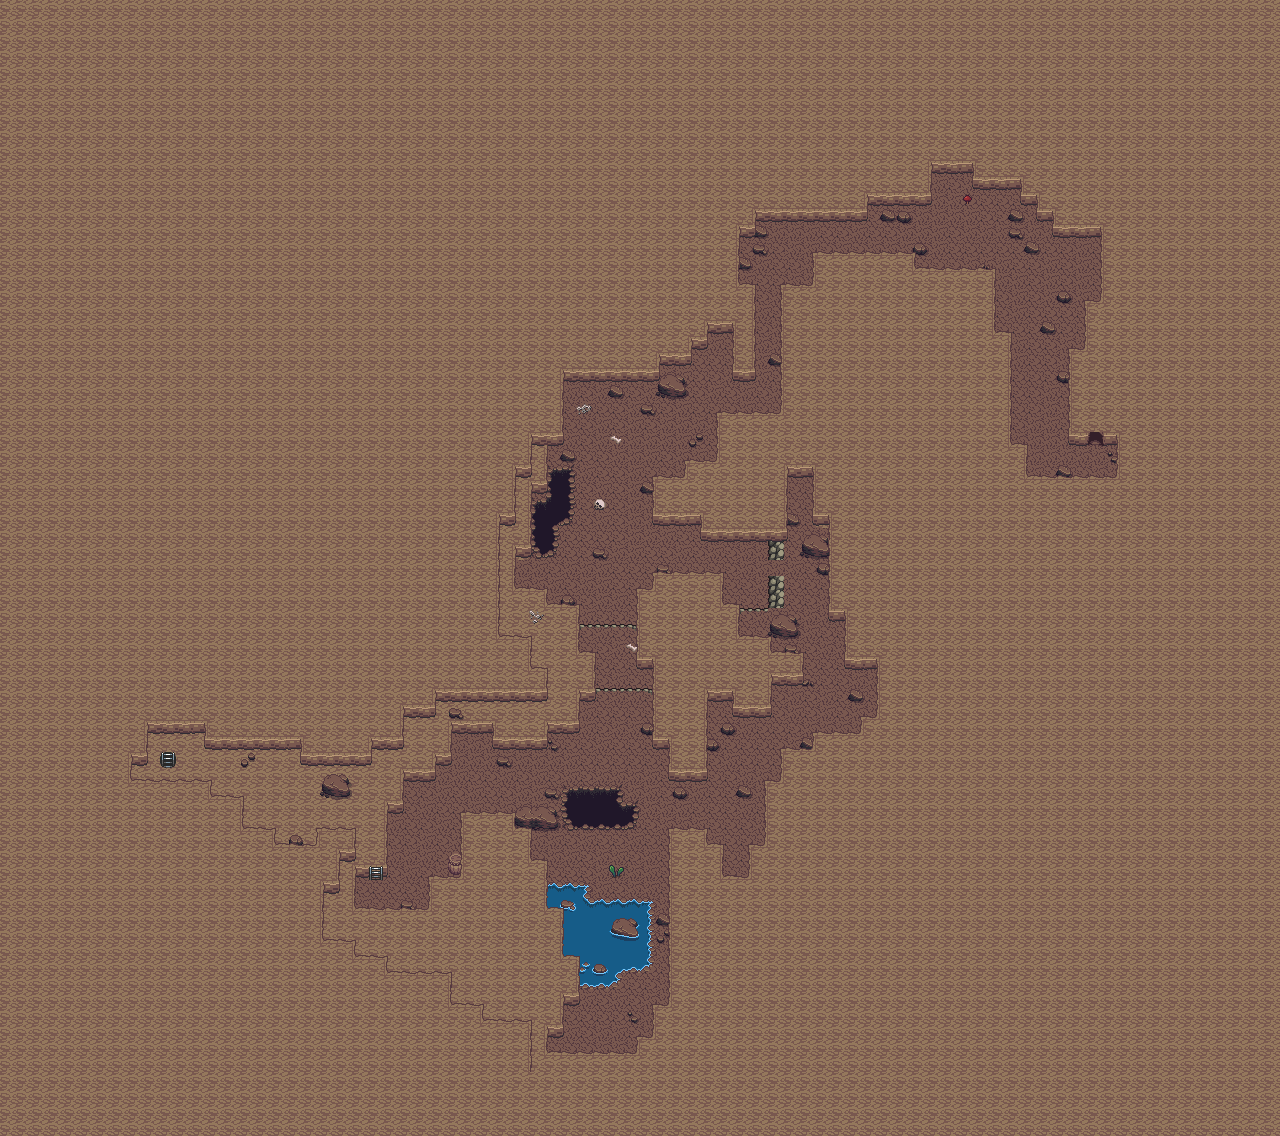

A level layout from a 2D game, rendered from its tile map. Below: a short description, then the map file with tile-grid data replaced by summaries:
An orthogonal 80x71 tile map with 16x16 px tiles, 5 tile layers (base_floor, under_player, under_player_2, over_player_1, ...), 4 tilesets and 140 objects (130x collision, 6x event, 3x collision-line, init).

<map version="1.8" tiledversion="1.8.0" orientation="orthogonal" renderorder="right-down" compressionlevel="0" width="80" height="71" tilewidth="16" tileheight="16" infinite="0" nextlayerid="8" nextobjectid="203">
 <tileset firstgid="1" name="Cave_Tiles_by_ArMM1998_(Tuxemon_Style)" tilewidth="16" tileheight="16" tilecount="160" columns="16">
  <image source="../gfx/tilesets/Cave_Tiles_by_ArMM1998_(Tuxemon_Style).png" width="256" height="160" />
 </tileset>
 <tileset firstgid="372" source="../gfx/tilesets/core_city_and_country.tsx" />
 <tileset firstgid="1812" name="ladders" tilewidth="16" tileheight="16" tilecount="4" columns="2">
  <image source="../gfx/tilesets/ladders.png" width="32" height="32" />
 </tileset>
 <tileset firstgid="1816" name="Cave_Tiles_by_George_" tilewidth="16" tileheight="16" tilecount="154" columns="14">
  <image source="../gfx/tilesets/Cave_Tiles_by_George_.png" width="224" height="181" />
 </tileset>
 <layer id="1" name="base_floor" width="80" height="71">
  <data>[5680 cells, 5679 non-empty, 24 distinct tile ids]</data>
 </layer>
 <layer id="2" name="under_player" width="80" height="71">
  <data>[5680 cells, 80 non-empty, 29 distinct tile ids]</data>
 </layer>
 <layer id="3" name="under_player_2" width="80" height="71">
  <data>[5680 cells, 20 non-empty, 10 distinct tile ids]</data>
 </layer>
 <layer id="4" name="over_player_1" width="80" height="71">
  <data>[5680 cells, 1549 non-empty, 15 distinct tile ids]</data>
 </layer>
 <layer id="5" name="over_player_2" width="80" height="71">
  <data>[5680 cells, 405 non-empty, 10 distinct tile ids]</data>
 </layer>
 <objectgroup color="#ff0000" id="7" name="Collision" visible="0">
  <object id="14" type="collision" x="928" y="112" width="208" height="64" />
  <object id="15" type="collision" x="976" y="176" width="48" height="16" />
  <object id="16" type="collision" x="1024" y="176" width="16" height="32" />
  <object id="17" type="collision" x="1040" y="176" width="16" height="48" />
  <object id="18" type="collision" x="1056" y="176" width="80" height="64" />
  <object id="24" type="collision" x="1120" y="448" width="16" height="32" />
  <object id="28" type="collision" x="720" y="448" width="304" height="32" />
  <object id="29" type="collision" x="720" y="416" width="288" height="32" />
  <object id="30" type="collision" x="784" y="336" width="224" height="80" />
  <object id="31" type="collision" x="816" y="272" width="176" height="64" />
  <object id="32" type="collision" x="784" y="288" width="32" height="48" />
  <object id="33" type="collision" x="816" y="256" width="96" height="16" />
  <object id="34" type="collision" x="784" y="480" width="352" height="48" />
  <object id="35" type="collision" x="832" y="528" width="304" height="96" />
  <object id="36" type="collision" x="848" y="624" width="288" height="48" />
  <object id="37" type="collision" x="880" y="672" width="16" height="64" />
  <object id="38" type="collision" x="864" y="720" width="16" height="16" />
  <object id="39" type="collision" x="800" y="736" width="96" height="16" />
  <object id="40" type="collision" x="784" y="752" width="112" height="48" />
  <object id="41" type="collision" x="768" y="784" width="16" height="64" />
  <object id="42" type="collision" x="752" y="848" width="32" height="32" />
  <object id="44" type="collision" x="704" y="848" width="16" height="32" />
  <object id="45" type="collision" x="704" y="880" width="80" height="16" />
  <object id="47" type="collision" x="672" y="832" width="32" height="176" />
  <object id="48" type="collision" x="656" y="912" width="16" height="32" />
  <object id="49" type="collision" x="560" y="896" width="96" height="64" />
  <object id="50" type="collision" x="544" y="880" width="48" height="16" />
  <object id="51" type="collision" x="656" y="1008" width="48" height="32" />
  <object id="52" type="collision" x="640" y="1040" width="48" height="32" />
  <object id="53" type="collision" x="528" y="1056" width="112" height="16" />
  <object id="54" type="collision" x="704" y="480" width="80" height="64" />
  <object id="55" type="collision" x="656" y="480" width="48" height="48" />
  <object id="56" type="collision" x="688" y="464" width="32" height="16" />
  <object id="57" type="collision" x="752" y="112" width="176" height="96" />
  <object id="58" type="collision" x="752" y="208" width="112" height="16" />
  <object id="59" type="collision" x="736" y="112" width="16" height="160" />
  <object id="60" type="collision" x="736" y="288" width="16" height="96" />
  <object id="61" type="collision" x="704" y="112" width="32" height="224" />
  <object id="66" type="collision" x="80" y="112" width="624" height="16" />
  <object id="67" type="collision" x="80" y="128" width="16" height="944" />
  <object id="68" type="collision" x="96" y="1056" width="432" height="16" />
  <object id="70" type="collision" x="1072" y="352" width="16" height="96" />
  <object id="71" type="collision" x="1104" y="416" width="32" height="32" />
  <object id="72" type="collision" x="1088" y="304" width="16" height="128" />
  <object id="73" type="collision" x="1104" y="240" width="32" height="176" />
  <object id="75" type="collision" x="768" y="608" width="32" height="80" />
  <object id="76" type="collision" x="688" y="240" width="16" height="112" />
  <object id="77" type="collision" x="656" y="240" width="32" height="160" />
  <object id="78" type="collision" x="560" y="240" width="96" height="144" />
  <object id="79" type="collision" x="480" y="240" width="80" height="208" />
  <object id="82" type="collision" x="400" y="448" width="176" height="80" />
  <object id="83" type="collision" x="464" y="528" width="96" height="32" />
  <object id="84" type="collision" x="448" y="560" width="64" height="32" />
  <object id="93" type="collision" x="304" y="656" width="64" height="112" />
  <object id="95" type="collision" x="208" y="672" width="96" height="80" />
  <object id="96" type="collision" x="144" y="672" width="64" height="64" />
  <object id="99" type="collision" x="128" y="704" width="16" height="64" />
  <object id="100" type="collision" x="112" y="720" width="16" height="96" />
  <object id="101" type="collision" x="128" y="784" width="80" height="48" />
  <object id="102" type="collision" x="208" y="800" width="32" height="32" />
  <object id="103" type="collision" x="208" y="832" width="64" height="32" />
  <object id="107" type="collision" x="272" y="848" width="48" height="160" />
  <object id="111" type="collision" x="320" y="832" width="32" height="224" />
  <object id="112" type="collision" x="352" y="912" width="192" height="144" />
  <object id="113" type="collision" x="544" y="896" width="16" height="144" />
  <object id="114" type="collision" x="560" y="960" width="16" height="48" />
  <object id="115" type="collision" x="432" y="880" width="112" height="32" />
  </objectgroup>
 <objectgroup color="#ffff00" id="6" name="Events" visible="0">
  <!-- 7 objects omitted --></objectgroup>
</map>
<!-- 73 of 140 objects omitted -->
